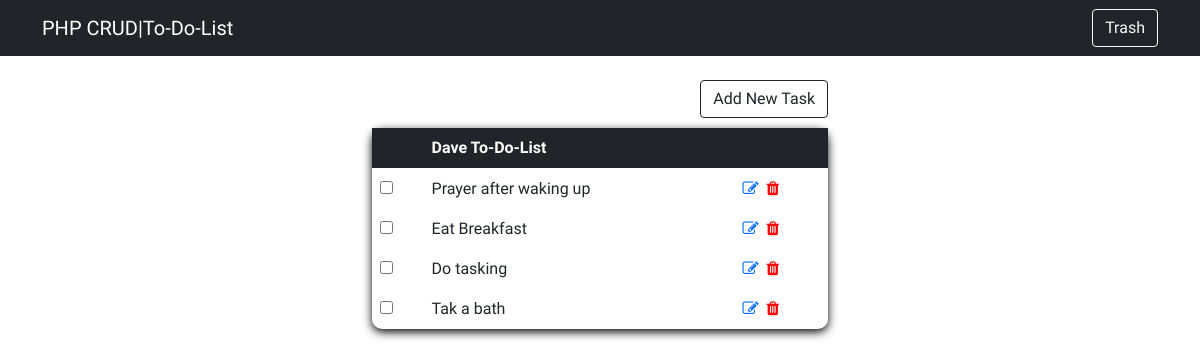
Before: / with the older database file.
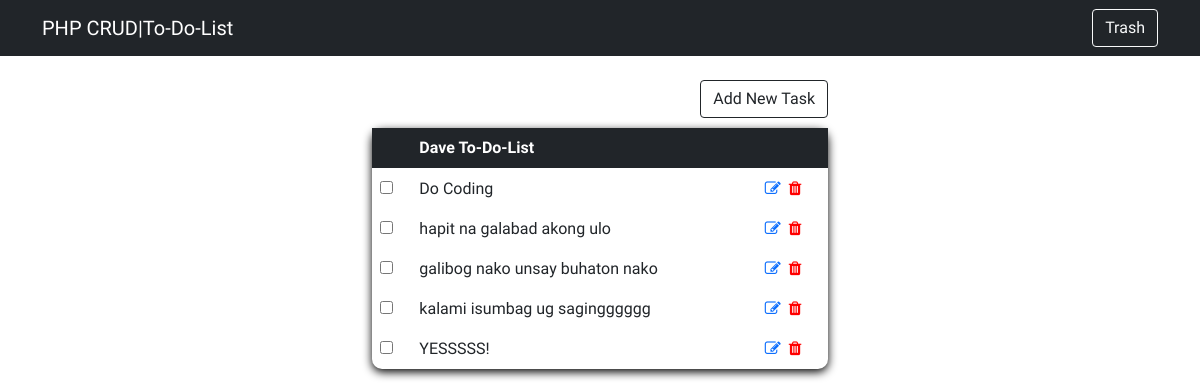
After: the same page with the newer database file.
### tables this page shows
CREATE TABLE `tasks` (
  `id` int(10) NOT NULL,
  `task` varchar(255) NOT NULL
);

### index.php (the view, shortened to what this page needs)
<!doctype html>
<html lang="en">
<head>
    <link href="https://cdn.jsdelivr.net/npm/bootstrap@5.0.0-beta3/dist/css/bootstrap.min.css" rel="stylesheet">
    <link rel="stylesheet" href="https://cdnjs.cloudflare.com/ajax/libs/font-awesome/4.7.0/css/font-awesome.min.css">
</head>
<body>
    <?php require_once 'process.php'; ?>
    <?php
    $mysqli = new mysqli('localhost', 'root', '', 'todo') or die(mysqli_error($mysqli));
    $result = $mysqli->query("SELECT * FROM tasks") or die($mysqli->error);
    ?>
    <nav class="navbar navbar-dark bg-dark">
        <div class="container">
            <a class="navbar-brand" href="#">PHP CRUD|To-Do-List</a>
            <form action="trash.php">
                <button type="submit" id="btn2" class="btn btn-outline-light">Trash</button>
            </form>
        </div>
    </nav>
    <br>
    <div class="container" style="width:40%;">
        <button type="button" class="btn btn-outline-dark" id="btn1" data-bs-toggle="modal" data-bs-target="#exampleModal">
            Add New Task
        </button>
    </div>
    <br><br>
    <div class="container" style="width: 40%;">
        <table class="table" style="box-shadow:rgba(0, 0, 0, 1) 0px 3px 10px;">
            <thead class="table-dark">
                <tr>
                    <th></th>
                    <th scope="col">Dave To-Do-List</th>
                    <th></th>
                </tr>
            </thead>
            <?php
            while ($row = $result->fetch_assoc()) :
            ?>
                <tr>
                    <td>
                        <input type="checkbox" id="checkbox" name="checkbox" class="checkbox">
                    </td>
                    <td>
                        <?php echo $row['task']; ?>
                    </td>
                    <td>
                        <a href="edit.php?edit=<?php echo $row['id']; ?>"><i class="fa fa-edit"></i></a>&nbsp;
                        <a href="process.php?delete=<?php echo $row['id']; ?>"><i class="fa fa-trash" style="color:red"></i></a>
                    </td>
                </tr>
            <?php endwhile; ?>
        </table>
    </div>
</body>
</html>

### index.php (style rules this page uses)
body { font-family: 'Pangolin', cursive; }
#btn1 { float: right; }
table { border-radius: 10px; border-collapse: collapse; }
thead { border-radius: 10px; }
table, tr, td { border: none; }
td { position: relative; padding: 5px 10px; }

Changed rows visible on the page:
removed tasks: task "Prayer after waking up"
removed tasks: task "Eat Breakfast"
removed tasks: task "Do tasking"
removed tasks: task "Tak a bath"
added tasks: task "Do Coding"
added tasks: task "hapit na galabad akong ulo"
added tasks: task "galibog nako unsay buhaton nako"
added tasks: task "kalami isumbag ug sagingggggg"
added tasks: task "YESSSSS!"
